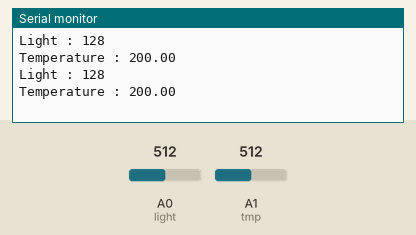
The sketch below on a simulated Arduino Uno, built with avr-gcc and run on an emulated ATmega328P. On the bench: the last lines printed to the serial monitor. Inputs (shaded band) come from the test bench; at power-on: A0 (light) = 512, A1 (tmp) = 512.

Above: at 1.8 s.
1.9 s: A0 (light) set to 716
At 2.4 s:
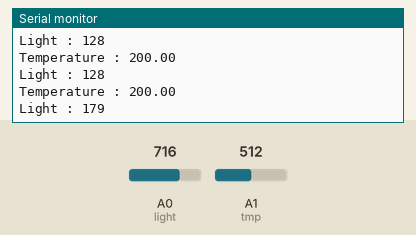
3.4 s: A1 (tmp) set to 716
At 3.9 s:
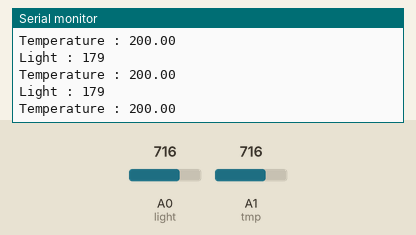
4.9 s: A0 (light) set to 900
At 5.4 s:
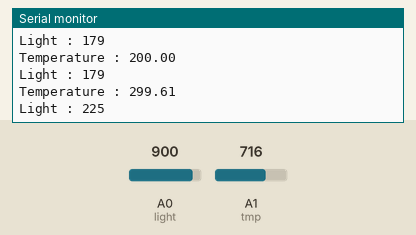
6.4 s: A1 (tmp) set to 900
At 6.9 s:
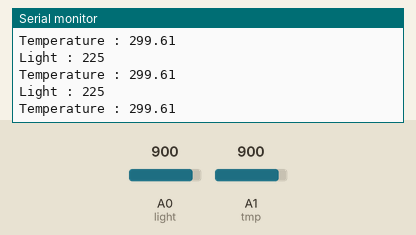
Timing chart, 0 to 8.9 s (numbered marks = the images above; inputs shaded):
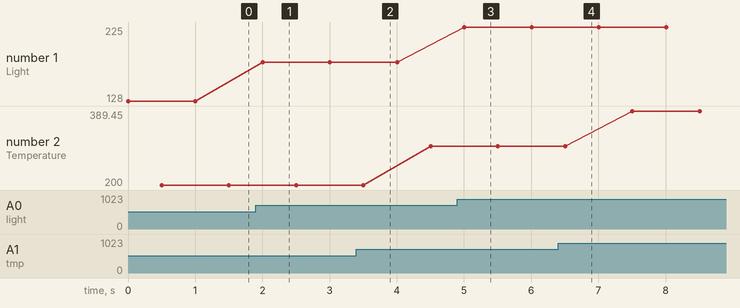

Measured:
- after the input at 1.9 s, the serial monitor: prints a new line after 0.10 s (image 1)
- after the input at 4.9 s, the serial monitor: prints a new line after 0.11 s (image 3)
- plotted number 1: 128 → 179 after the input at 1.9 s, 179 → 225 after the input at 4.9 s
- plotted number 2: 200 → 299.61 after the input at 3.4 s, 299.61 → 389.45 after the input at 6.4 s

The sketch:

light.ino
```cpp
const int light = A0;
const int tmp = A1;

void setup() {
  Serial.begin(9600);
  pinMode(light,INPUT);
  pinMode(tmp,INPUT);
}

void loop() {
  //밝으면 0에 가깝게, 어두우면 1000에 가깝게
  int lightV = analogRead(light);
  int readValue = analogRead(tmp);
  float voltage =(readValue*5.0)/1024.0;
  float temperature = (voltage-0.5)*100;

  Serial.print("Light : ");
  Serial.println(lightV/4);
  delay(500);
  Serial.print("Temperature : ");
  Serial.println(temperature);
  delay(500);
}
```
